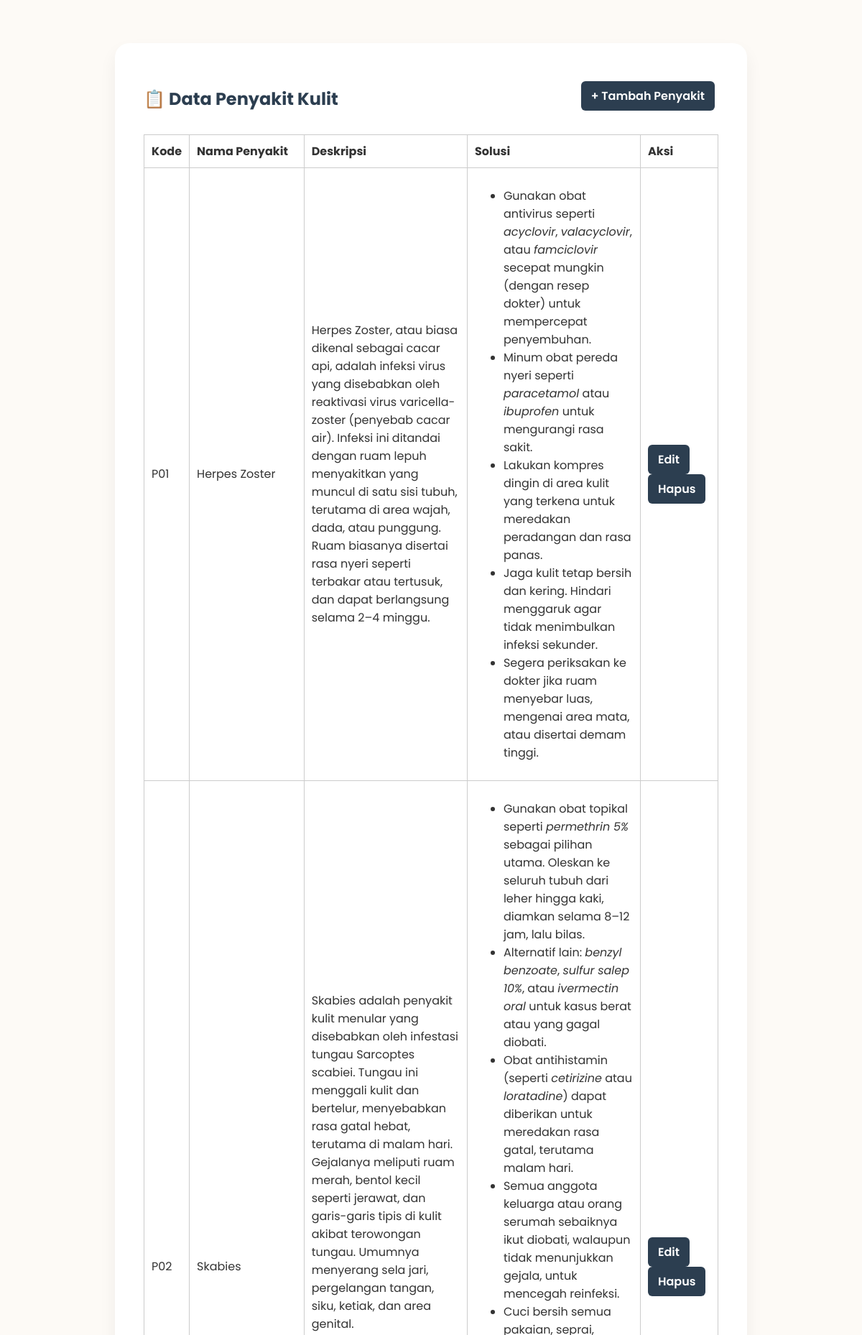
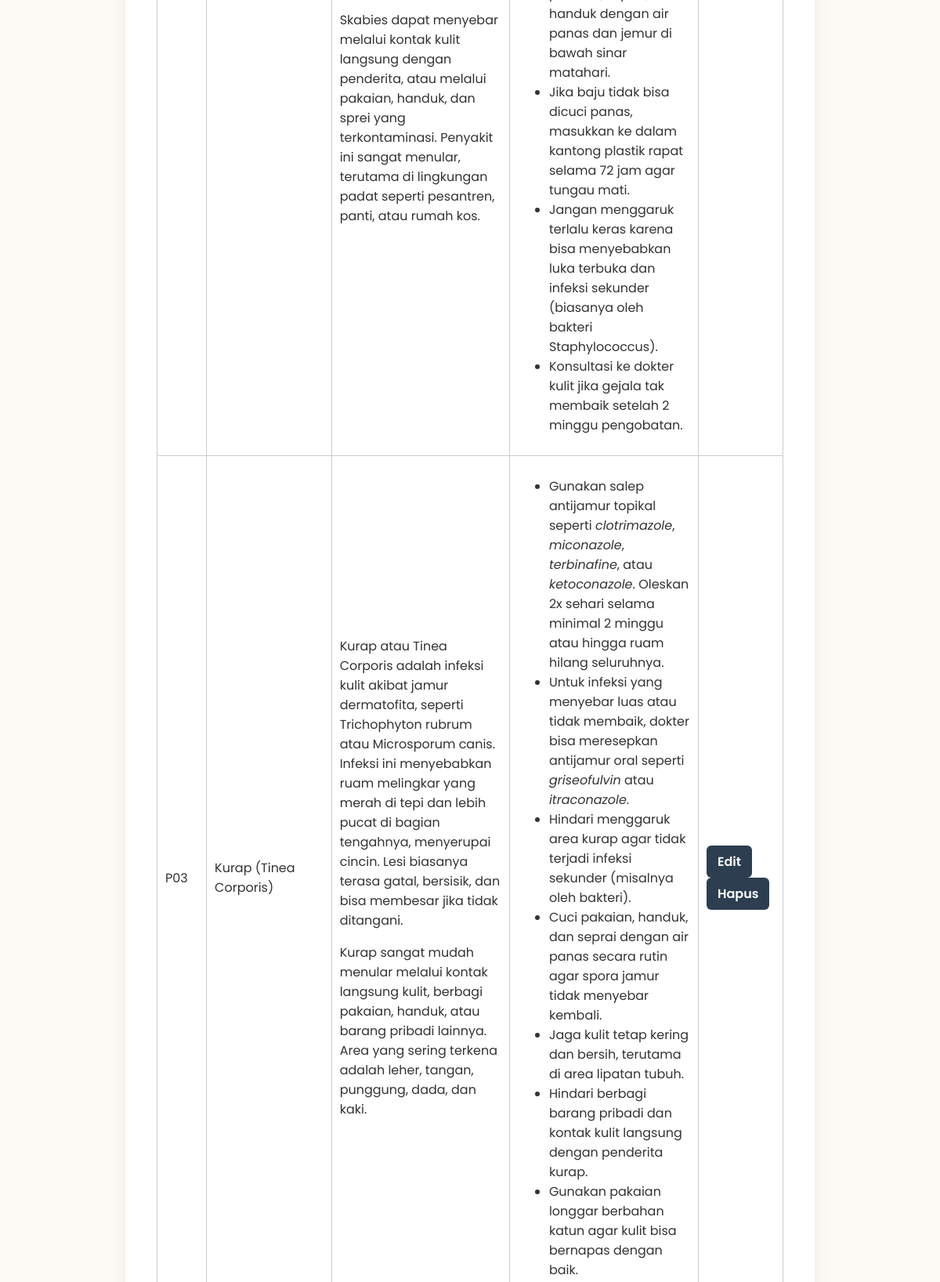
The page /admin/data-penyakit.php (signed in, upper part) on the database its author committed (2 pictures, top to bottom).
### tables this page shows
CREATE TABLE `penyakit` (
  `id_penyakit` int(11) NOT NULL,
  `kode_penyakit` varchar(10) DEFAULT NULL,
  `nama_penyakit` varchar(100) DEFAULT NULL,
  `gambar` varchar(100) DEFAULT NULL,
  `deskripsi` text DEFAULT NULL,
  `solusi` text DEFAULT NULL
);

### admin/data-penyakit.php (the view, shortened to what this page needs)
<?php
include '../db.php';
?>
<!DOCTYPE html>
<html lang="id">
<head>
  <link rel="stylesheet" href="../style.css">
</head>
<body>
  <div class="container">
    <div class="top-bar">
      <h2>📋 Data Penyakit Kulit</h2>
      <a class="btn" href="tambah-penyakit.php">+ Tambah Penyakit</a>
    </div>
    <table>
      <tr>
        <th>Kode</th>
        <th>Nama Penyakit</th>
        <th>Deskripsi</th>
        <th>Solusi</th>
        <th>Aksi</th>
      </tr>
      <?php
      $q = mysqli_query($koneksi, "SELECT * FROM penyakit ORDER BY kode_penyakit ASC");
      while ($d = mysqli_fetch_array($q)) {
          echo "<tr>";
          echo "<td>{$d['kode_penyakit']}</td>";
          echo "<td>{$d['nama_penyakit']}</td>";
          echo "<td>{$d['deskripsi']}</td>";
          echo "<td>{$d['solusi']}</td>";
          echo "<td>
            <a class='btn' href='edit-penyakit.php?id={$d['id_penyakit']}'>Edit</a>
            <a class='btn' href='?hapus={$d['id_penyakit']}' onclick='return confirm(\"Hapus data ini?\")'>Hapus</a>
          </td>";
          echo "</tr>";
      }
      ?>
    </table>
    <br><a href="index.php">← Kembali ke Dashboard</a>
  </div>
</body>
</html>

### style.css (style rules this page uses)
body { font-family: 'Poppins', sans-serif; background: #fdfaf6; color: #333; margin: 0; padding: 0; overflow-x: hidden; }
.container { max-width: 800px; margin: 60px auto; background: #fff; padding: 40px; border-radius: 20px; box-shadow: 0 12px 24px rgba(0, 0, 0, 0.06); position: relative; z-index: 1; }
h1, h2, h3, h4 { color: #2c3e50; margin-bottom: 12px; }
button, .btn { background-color: #2c3e50; color: white; border: none; padding: 12px 24px; font-weight: 600; border-radius: 12px; cursor: pointer; transition: background 0.3s; text-decoration: none; display: inline-block; }
a { color: #2c3e50; text-decoration: none; }

### admin/data-penyakit.php (style rules this page uses)
table { width: 100%; border-collapse: collapse; margin-top: 20px; }
table, th, td { border: 1px solid #ccc; }
th, td { padding: 10px; text-align: left; }
a.btn { padding: 8px 14px; background: #2c3e50; color: #fff; border-radius: 6px; text-decoration: none; margin-right: 5px; }
.top-bar { display: flex; justify-content: space-between; align-items: center; margin-bottom: 15px; }

### rows shown on the page
penyakit: kode_penyakit "P01", nama_penyakit "Herpes Zoster", deskripsi "Herpes Zoster, atau biasa dikenal sebagai cacar api, adalah infeksi virus yang disebabkan oleh reaktivasi virus varicella-zoster (penyebab cacar air). Infeksi ini ditandai dengan ruam lepuh menyakitkan yang muncul di satu sisi tubuh, terutama di area wajah, dada, atau punggung. Ruam biasanya disertai rasa nyeri seperti terbakar atau tertusuk, dan dapat berlangsung selama 2–4 minggu.", solusi "Gunakan obat antivirus seperti acyclovir , valacyclovir , atau famciclovir secepat mungkin (dengan resep dokter) untuk mempercepat penyembuhan. Minum obat pereda nyeri seperti paracetamol atau ibuprofen untuk mengurangi rasa sakit. Lakukan kompres dingin di area kulit yang terkena untuk meredakan peradangan dan rasa panas. Jaga kulit tetap bersih dan kering. Hindari menggaruk agar tidak menimbulkan infeksi sekunder. Segera periksakan ke dokter jika ruam menyebar luas, mengenai area mata, atau disertai demam tinggi."
penyakit: kode_penyakit "P02", nama_penyakit "Skabies", deskripsi "Skabies adalah penyakit kulit menular yang disebabkan oleh infestasi tungau Sarcoptes scabiei. Tungau ini menggali kulit dan bertelur, menyebabkan rasa gatal hebat, terutama di malam hari. Gejalanya meliputi ruam merah, bentol kecil seperti jerawat, dan garis-garis tipis di kulit akibat terowongan tungau. Umumnya menyerang sela jari, pergelangan tangan, siku, ketiak, dan area genital. Skabies dapat menyebar melalui kontak kulit langsung dengan penderita, atau melalui pakaian, handuk, dan sprei yang terkontaminasi. Penyakit ini sangat menular, terutama di lingkungan padat seperti pesantren, panti, atau rumah kos.", solusi "Gunakan obat topikal seperti permethrin 5% sebagai pilihan utama. Oleskan ke seluruh tubuh dari leher hingga kaki, diamkan selama 8–12 jam, lalu bilas. Alternatif lain: benzyl benzoate , sulfur salep 10% , atau ivermectin oral untuk kasus berat atau yang gagal diobati. Obat antihistamin (seperti cetirizine atau loratadine ) dapat diberikan untuk meredakan rasa gatal, terutama malam hari. Semua anggota keluarga atau orang serumah sebaiknya ikut diobati, walaupun tidak menunjukkan gejala, untuk mencegah reinfeksi. Cuci bersih semua pakaian, seprai, handuk dengan air panas dan jemur di bawah sinar matahari. Jika baju tidak bisa dicuci panas, masukkan ke dalam kantong plastik rapat selama 72…"
penyakit: kode_penyakit "P03", nama_penyakit "Kurap (Tinea Corporis)", deskripsi "Kurap atau Tinea Corporis adalah infeksi kulit akibat jamur dermatofita, seperti Trichophyton rubrum atau Microsporum canis. Infeksi ini menyebabkan ruam melingkar yang merah di tepi dan lebih pucat di bagian tengahnya, menyerupai cincin. Lesi biasanya terasa gatal, bersisik, dan bisa membesar jika tidak ditangani. Kurap sangat mudah menular melalui kontak langsung kulit, berbagi pakaian, handuk, atau barang pribadi lainnya. Area yang sering terkena adalah leher, tangan, punggung, dada, dan kaki.", solusi "Gunakan salep antijamur topikal seperti clotrimazole , miconazole , terbinafine , atau ketoconazole . Oleskan 2x sehari selama minimal 2 minggu atau hingga ruam hilang seluruhnya. Untuk infeksi yang menyebar luas atau tidak membaik, dokter bisa meresepkan antijamur oral seperti griseofulvin atau itraconazole . Hindari menggaruk area kurap agar tidak terjadi infeksi sekunder (misalnya oleh bakteri). Cuci pakaian, handuk, dan seprai dengan air panas secara rutin agar spora jamur tidak menyebar kembali. Jaga kulit tetap kering dan bersih, terutama di area lipatan tubuh. Hindari berbagi barang pribadi dan kontak kulit langsung dengan penderita kurap. Gunakan pakaian longgar berbahan katun agar…"
